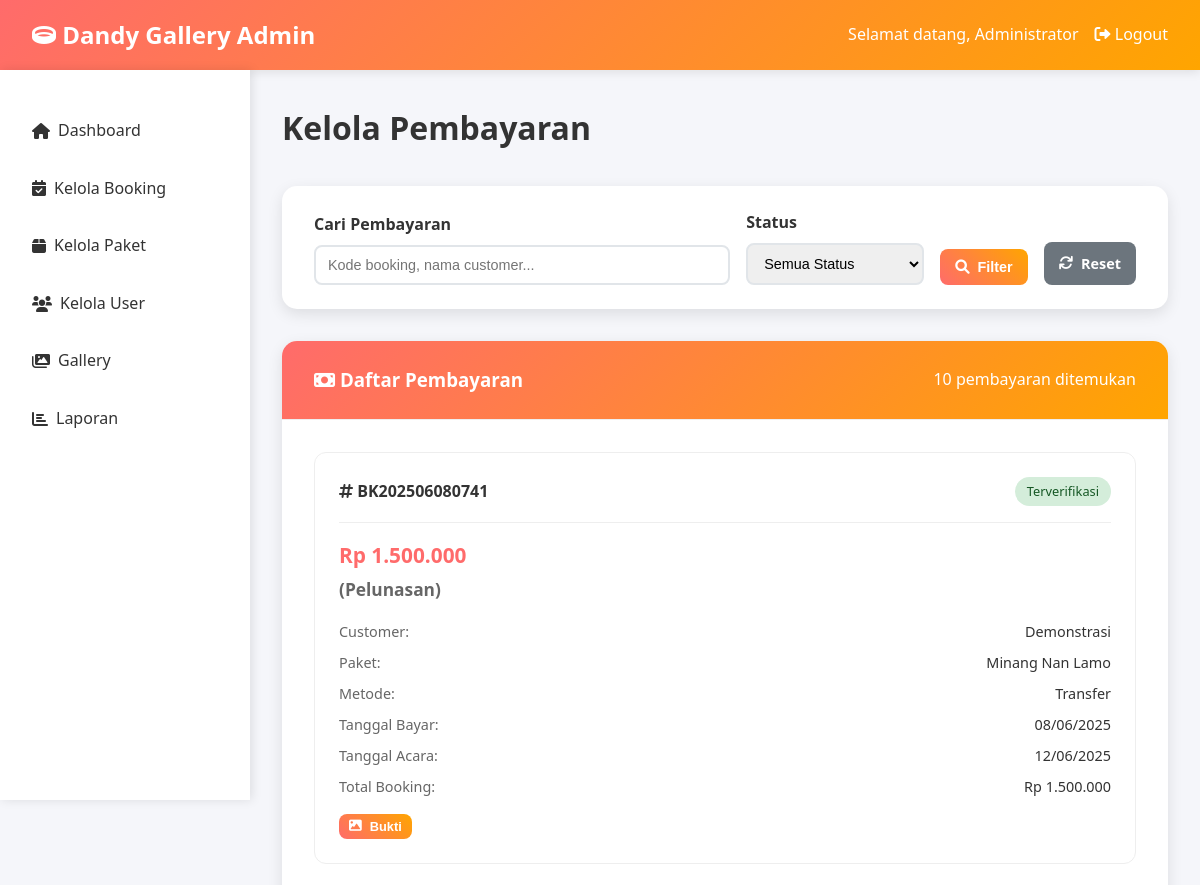
Before: /admin/payments.php (signed in, upper part) with the older database file.
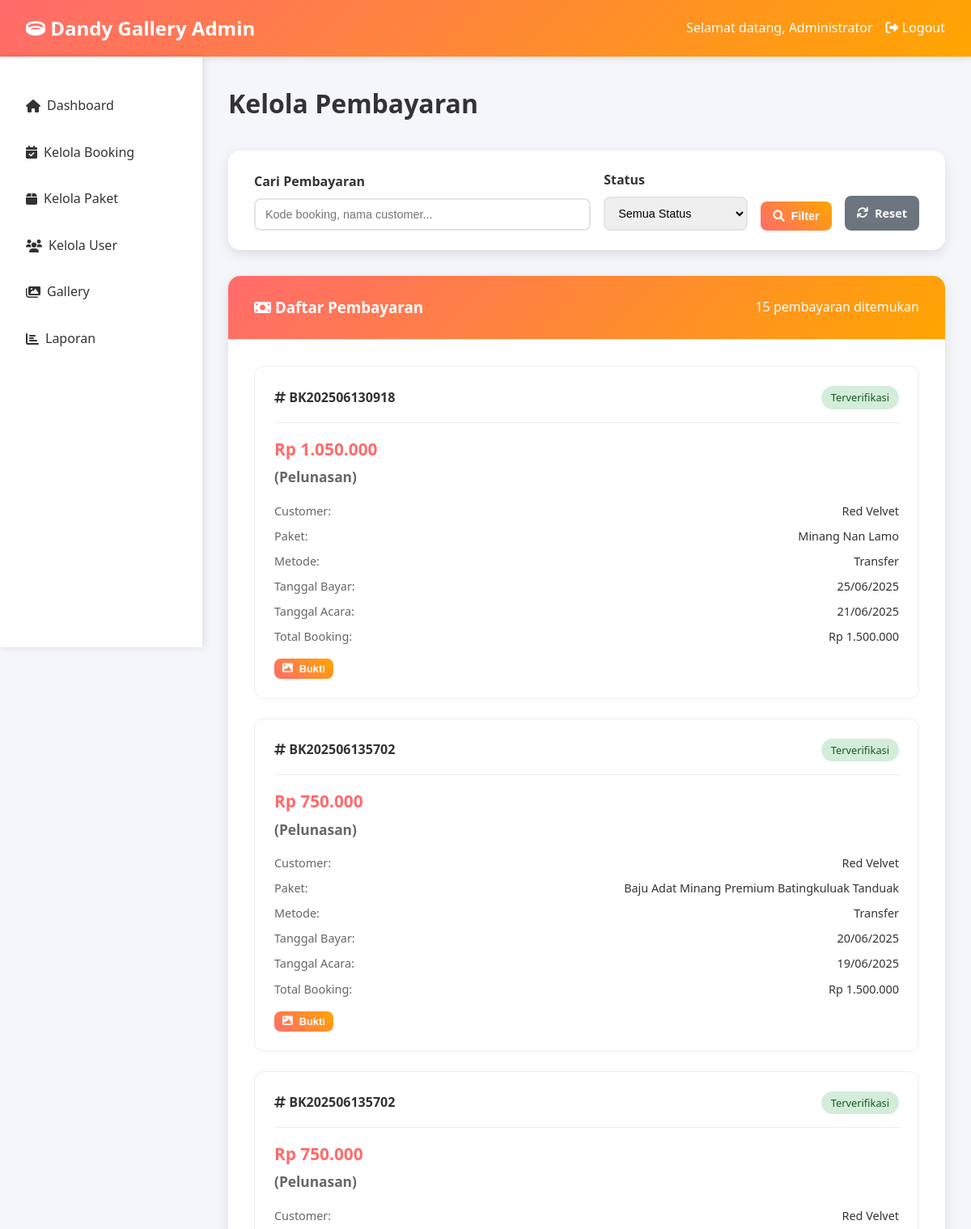
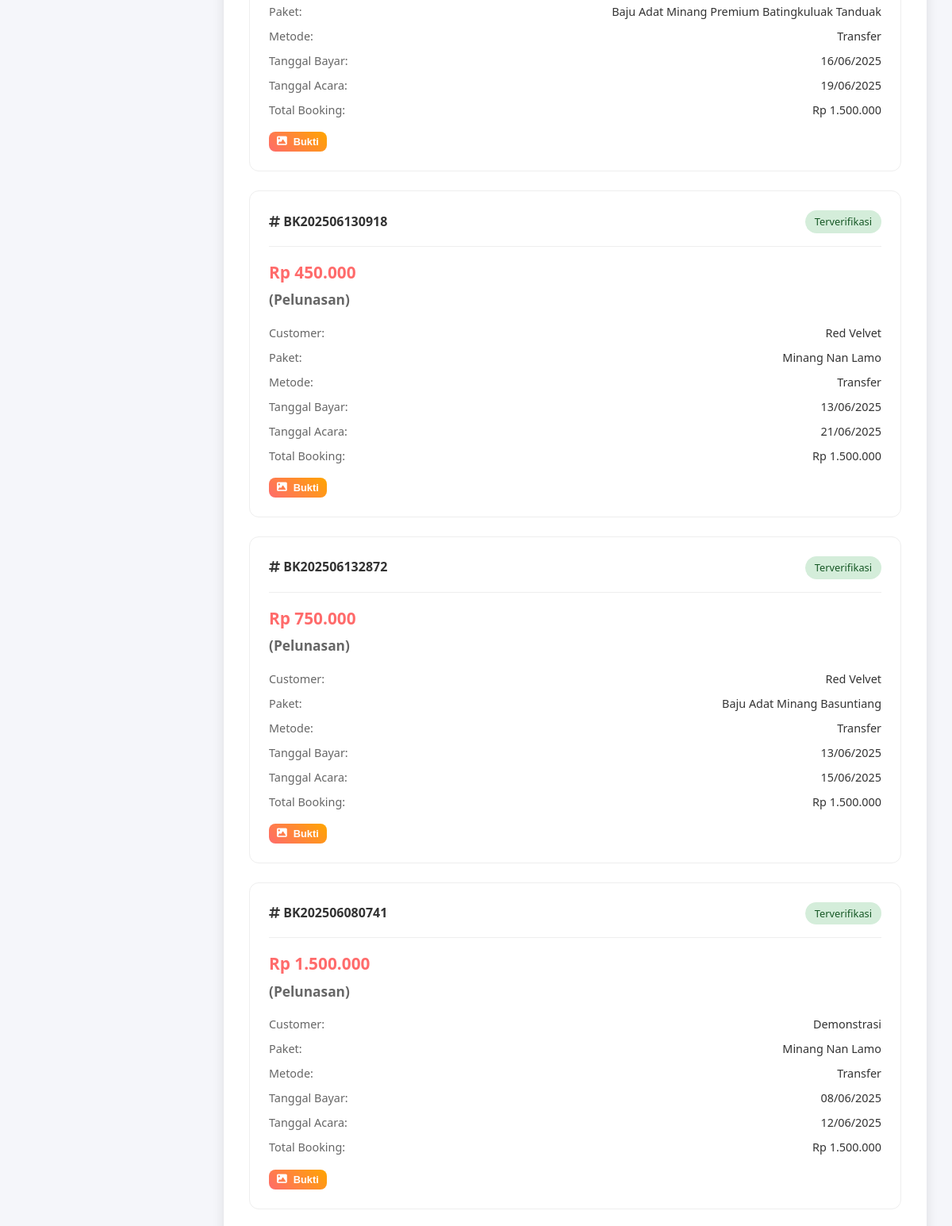
After: the same page with the newer database file (2 pictures, top to bottom).
### tables this page shows
CREATE TABLE `payments` (
  `id` int NOT NULL,
  `booking_id` int NOT NULL,
  `payment_date` date NOT NULL,
  `amount` decimal(12,2) NOT NULL,
  `payment_method` enum('cash','transfer') NOT NULL,
  `payment_proof` varchar(255) DEFAULT NULL,
  `status` enum('pending','verified','rejected') DEFAULT 'pending',
  `notes` text,
  `created_at` timestamp NULL DEFAULT CURRENT_TIMESTAMP
);

CREATE TABLE `bookings` (
  `id` int NOT NULL,
  `booking_code` varchar(20) NOT NULL,
  `user_id` int NOT NULL,
  `package_id` int NOT NULL,
  `service_type` varchar(50) NOT NULL,
  `booking_date` date NOT NULL,
  `usage_date` date NOT NULL,
  `venue_address` text,
  `special_request` text COMMENT 'Semua permintaan khusus termasuk ukuran dress, warna, style makeup, dll',
  `total_amount` decimal(12,2) NOT NULL,
  `down_payment` decimal(12,2) DEFAULT '0.00',
  `remaining_payment` decimal(12,2) DEFAULT '0.00',
  `status` enum('pending','confirmed','paid','in_progress','completed','cancelled') DEFAULT 'pending',
  `notes` text,
  `created_at` timestamp NULL DEFAULT CURRENT_TIMESTAMP,
  `updated_at` timestamp NULL DEFAULT CURRENT_TIMESTAMP ON UPDATE CURRENT_TIMESTAMP
);

CREATE TABLE `users` (
  `id` int NOT NULL,
  `username` varchar(50) NOT NULL,
  `password` varchar(255) NOT NULL,
  `full_name` varchar(100) NOT NULL,
  `email` varchar(100) NOT NULL,
  `phone` varchar(20) DEFAULT NULL,
  `role` enum('admin','customer') DEFAULT 'customer',
  `created_at` timestamp NULL DEFAULT CURRENT_TIMESTAMP,
  `updated_at` timestamp NULL DEFAULT CURRENT_TIMESTAMP ON UPDATE CURRENT_TIMESTAMP
);

CREATE TABLE `packages` (
  `id` int NOT NULL,
  `service_type` varchar(50) NOT NULL,
  `name` varchar(150) NOT NULL,
  `description` text,
  `price` decimal(12,2) NOT NULL,
  `image` varchar(255) DEFAULT NULL,
  `includes` text,
  `size_available` varchar(255) DEFAULT NULL,
  `color_available` varchar(255) DEFAULT NULL,
  `is_active` tinyint(1) DEFAULT '1',
  `created_at` timestamp NULL DEFAULT CURRENT_TIMESTAMP,
  `updated_at` timestamp NULL DEFAULT CURRENT_TIMESTAMP ON UPDATE CURRENT_TIMESTAMP
);

### config/database.php (called while the page is built, shortened)
<?php
function formatRupiah($angka)
{
    return "Rp " . number_format($angka, 0, ',', '.');
}

### admin/payments.php (the view, shortened to what the changed rows need)
<?php
require_once '../config/database.php';
$db = getDB();
$sql = "SELECT p.*, b.booking_code, b.total_amount as booking_total, b.usage_date,
        u.full_name as customer_name, pk.name as package_name
        FROM payments p
        JOIN bookings b ON p.booking_id = b.id
        JOIN users u ON b.user_id = u.id
        JOIN packages pk ON b.package_id = pk.id
        WHERE 1=1";
$params = [];
$sql .= " ORDER BY p.created_at DESC";
$stmt = $db->prepare($sql);
$stmt->execute($params);
$payments = $stmt->fetchAll(PDO::FETCH_ASSOC);
function getPaymentType($booking_id, $amount, $db) {
    $stmt = $db->prepare("SELECT b.down_payment, b.total_amount,
                         COALESCE(SUM(p.amount), 0) as total_paid_before
                         FROM bookings b
                         LEFT JOIN payments p ON b.id = p.booking_id AND p.status = 'verified'
                         WHERE b.id = ?
                         GROUP BY b.id");
    $stmt->execute([$booking_id]);
    $data = $stmt->fetch(PDO::FETCH_ASSOC);
    $total_after = $data['total_paid_before'] + $amount;
    if ($data['total_paid_before'] < $data['down_payment'] && $total_after >= $data['down_payment']) {
        return 'DP';
    } elseif ($data['total_paid_before'] >= $data['down_payment'] && $total_after >= $data['total_amount']) {
        return 'Pelunasan';
    } elseif ($total_after >= $data['total_amount']) {
        return 'Lunas';
    } else {
        return 'Cicilan';
    }
}
?>
<!DOCTYPE html>
<html lang="id">
<head>
    <link href="https://cdnjs.cloudflare.com/ajax/libs/font-awesome/6.0.0/css/all.min.css" rel="stylesheet">
</head>
<body>
    <main class="main-content">
        <div class="page-header">
            <h1 class="page-title">Kelola Pembayaran</h1>
        </div>
        <div class="card">
            <div class="card-header">
                <h3><i class="fas fa-money-bill"></i> Daftar Pembayaran</h3>
                <span><?php echo count($payments); ?> pembayaran ditemukan</span>
            </div>
            <?php if (empty($payments)): ?>
            <div style="text-align: center; padding: 3rem; color: #666;">
                <i class="fas fa-receipt" style="font-size: 3rem; margin-bottom: 1rem; opacity: 0.5;"></i>
                <h3>Tidak Ada Pembayaran</h3>
                <p>Belum ada pembayaran yang sesuai dengan filter yang dipilih.</p>
            </div>
            <?php else: ?>
            <div class="payments-grid">
                <?php foreach ($payments as $payment): ?>
                <div class="payment-card">
                    <div class="payment-header">
                        <div class="payment-code">
                            <i class="fas fa-hashtag"></i> <?php echo htmlspecialchars($payment['booking_code']); ?>
                        </div>
                        <span class="payment-status <?php echo $payment['status']; ?>">
                            <?php
            $status_indonesia = [
                'pending' => 'Menunggu Verifikasi',
                'verified' => 'Terverifikasi',
                'rejected' => 'Ditolak'
            ];
            echo $status_indonesia[$payment['status']] ?? ucfirst($payment['status']);
            ?>
                        </span>
                    </div>
                    <div class="payment-amount">
                        <?php echo formatRupiah($payment['amount']); ?>
                        <small style="display: block; color: #666; margin-top: 0.25rem;">
                            (<?php echo getPaymentType($payment['booking_id'], $payment['amount'], $db); ?>)
                        </small>
                    </div>
                    <div class="payment-info">
                        <div class="info-row">
                            <span class="info-label">Customer:</span>
                            <span class="info-value"><?php echo htmlspecialchars($payment['customer_name']); ?></span>
                        </div>
                        <div class="info-row">
                            <span class="info-label">Paket:</span>
                            <span class="info-value"><?php echo htmlspecialchars($payment['package_name']); ?></span>
                        </div>
                        <div class="info-row">
                            <span class="info-label">Metode:</span>
                            <span class="info-value"><?php echo ucfirst($payment['payment_method']); ?></span>
                        </div>
                        <div class="info-row">
                            <span class="info-label">Tanggal Bayar:</span>
                            <span
                                class="info-value"><?php echo date('d/m/Y', strtotime($payment['payment_date'])); ?></span>
                        </div>
                        <div class="info-row">
                            <span class="info-label">Tanggal Acara:</span>
                            <span
                                class="info-value"><?php echo date('d/m/Y', strtotime($payment['usage_date'])); ?></span>
                        </div>
                        <div class="info-row">
                            <span class="info-label">Total Booking:</span>
                            <span class="info-value"><?php echo formatRupiah($payment['booking_total']); ?></span>
                        </div>
                    </div>
                    <div class="payment-actions">
                        <?php if ($payment['payment_proof']): ?>
                        <button type="button" class="btn btn-sm"
                            onclick="viewPaymentProof('<?php echo htmlspecialchars($payment['payment_proof']); ?>')">
                            <i class="fas fa-image"></i> Bukti
                        </button>
                        <?php endif; ?>
                    </div>
                </div>
                <?php endforeach; ?>
            </div>
            <?php endif; ?>
        </div>
    </main>
</body>
</html>

Changed rows visible on the page:
added payments: booking.booking_code "BK202506130918", status "Terverifikasi", amount "Rp 1.050.000", amount "Pelunasan", users.full_name "Red Velvet", packages.name "Minang Nan Lamo", payment_method "Transfer", payment_date "25/06/2025", booking.usage_date "21/06/2025", booking.total_amount "Rp 1.500.000"
added payments: booking.booking_code "BK202506135702", status "Terverifikasi", amount "Rp 750.000", amount "Pelunasan", users.full_name "Red Velvet", packages.name "Baju Adat Minang Premium Batingkuluak Tanduak", payment_method "Transfer", payment_date "20/06/2025", booking.usage_date "19/06/2025", booking.total_amount "Rp 1.500.000"
added payments: booking.booking_code "BK202506135702", status "Terverifikasi", amount "Rp 750.000", amount "Pelunasan", users.full_name "Red Velvet", packages.name "Baju Adat Minang Premium Batingkuluak Tanduak", payment_method "Transfer", payment_date "16/06/2025", booking.usage_date "19/06/2025", booking.total_amount "Rp 1.500.000"
added payments: booking.booking_code "BK202506130918", status "Terverifikasi", amount "Rp 450.000", amount "Pelunasan", users.full_name "Red Velvet", packages.name "Minang Nan Lamo", payment_method "Transfer", payment_date "13/06/2025", booking.usage_date "21/06/2025", booking.total_amount "Rp 1.500.000"
added payments: booking.booking_code "BK202506132872", status "Terverifikasi", amount "Rp 750.000", amount "Pelunasan", users.full_name "Red Velvet", packages.name "Baju Adat Minang Basuntiang", payment_method "Transfer", payment_date "13/06/2025", booking.usage_date "15/06/2025", booking.total_amount "Rp 1.500.000"
Other visible differences:
count($payments): "10" → "15"
